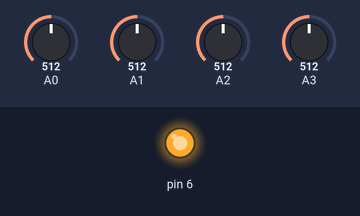
This sketch was run on a simulated Teensy 4. Parts: output pins drawn as LEDs (lit = HIGH). The inputs (shaded band) are chosen by the test bench; at power-on: A0 = 512, A1 = 512, A2 = 512, A3 = 512. What the sketch prints to the serial monitor is not drawn.

Above: at 0.1 s.
Timing chart, 0 to 1.6 s (numbered marks = the images above):
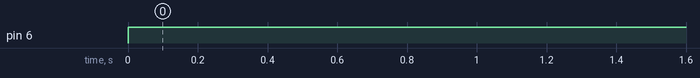

Measured:
- by itself, pin 6: LOW → HIGH at 0.00 s

The sketch:

MasterMidiRev8.ino
```cpp
// Declarations for HI Res POTs
const int numReadings = 30; // Smoothing amount
int readings[numReadings] = {0,0,0,0,0}; // Set the readings from the analog input to 0
int pots = 2; // The number of pots
int index = 0; // The index of the current reading
int total = 0; // Running total array
int pintotal[6] = {0,0,0,0,0}; // Pin total
int average[6] = {0,0,0,0,0}; // Pin average
unsigned int Converted = 0; // Pin average
int channel = 1; // Set midi channel to send to 1
int lastreading[6] = {0,0,0,0,0}; // Set the last readings to 0
int val;


// Declarations for LowResPots
boolean LowResPots = true; // Make TRUE if you add two low=res pots
int NumOfLowResPots = 2; // If we have LowResPots, here's the number of them

const int LRPnumReadings = 30; // Smoothing amount
int LRPreadings[LRPnumReadings] = {0,0,0,0,0}; // Set the readings from the analog input to 0
int LRP_index = 0; // The index of the current reading
int LRP_total = 0; // Running total array
int LRP_lastreading[6] = {0,0,0,0,0}; // Set the last readings to 0
int LRP_pintotal[6] = {0,0,0,0,0}; // Pin total
int LRP_average[6] = {0,0,0,0,0}; // Pin average

void setup()
{
  Serial.begin(31250);
  pinMode(6, OUTPUT);
 }

void loop()    //  MAIN PROGRAM LOOP
{
  val = analogRead(0);
  Serial.print("analog 0 is: ");
  Serial.println(val);

digitalWrite(6, HIGH);

  for (int i = 0; i < pots; i++ ) {  // Get reading for all potentiometers
  index = 0; // Set index to zero
  for (int j = 0; j < numReadings; j++ ) // Loop to create average reading
        {
        total = total - readings[index];  // Subtract the last reading
        readings[index] = analogRead(i);  // Read from the sensor
        total = total + readings[index];  // Add the reading to the total
        index = index++;                  // Advance to the next position in the array
        pintotal[i] = total;
        }

  average[i] = (pintotal[i]/numReadings)/8;    // Calculate the average
  Converted =  (pintotal[i]/numReadings) * 16;    // Divide by 8 to make between 0-127

  if (lastreading[i] != average[i])
        {
        usbMIDI.sendPitchBend(Converted, i);
        }
  // Set last array value to current value
lastreading[i] = average[i];
 Serial.print("average i = ");
 Serial.println(average[i]);
  Serial.print("Channel i = ");
 Serial.println(i);
  }


// *******************************************************************************
// *******************************************************************************


if  (LowResPots) {    /// Code only executes if there are any 0-127 (Low Res) Pots
  delay(5);
  for (int i = 2; i < (NumOfLowResPots + 2); i++ ) {  // Get reading for the Low-res potentiometers
  LRP_index = 0; // Set index to zero
  for (int j = 0; j < LRPnumReadings; j++ ) // Loop to create average reading
        {
        LRP_total = LRP_total - LRPreadings[ LRP_index];  // Subtract the last reading
        LRPreadings[LRP_index] = analogRead(i);  // Read from the sensor
        LRP_total = LRP_total + LRPreadings[ LRP_index];  // Add the reading to the total
        LRP_index = LRP_index++;                  // Advance to the next position in the array
        LRP_pintotal[i] = LRP_total;
        }

  LRP_average[i] = (LRP_pintotal[i]/LRPnumReadings)/8;    // Calculate the average

  if (LRP_lastreading[i] != LRP_average[i])
        {
        usbMIDI.sendControlChange(1, LRP_average[i], i);  // Write out to USB
        }
  // Set last array value to current value
LRP_lastreading[i] = LRP_average[i];
 Serial.print("LRP_average i = ");
 Serial.println(LRP_average[i]);
  Serial.print("Channel i = ");
 Serial.println(i);
 }

}


// Delay output by 5ms
  delay(5);


}
```
